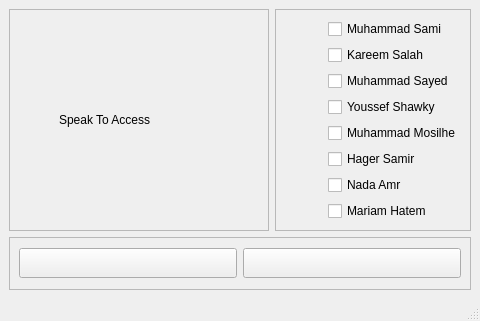
<?xml version="1.0" encoding="UTF-8"?>
<ui version="4.0">
 <class>MainWindow</class>
 <widget class="QMainWindow" name="MainWindow">
  <property name="geometry">
   <rect>
    <x>0</x>
    <y>0</y>
    <width>480</width>
    <height>321</height>
   </rect>
  </property>
  <property name="windowTitle">
   <string>MainWindow</string>
  </property>
  <widget class="QWidget" name="centralwidget">
   <layout class="QGridLayout" name="gridLayout_4">
    <item row="0" column="0">
     <layout class="QVBoxLayout" name="verticalLayout_2">
      <item>
       <layout class="QHBoxLayout" name="horizontalLayout_2">
        <item>
         <widget class="QFrame" name="frame">
          <property name="frameShape">
           <enum>QFrame::StyledPanel</enum>
          </property>
          <property name="frameShadow">
           <enum>QFrame::Raised</enum>
          </property>
          <layout class="QGridLayout" name="gridLayout_2">
           <item row="0" column="1">
            <widget class="QLabel" name="label">
             <property name="minimumSize">
              <size>
               <width>200</width>
               <height>0</height>
              </size>
             </property>
             <property name="text">
              <string>Speak To Access</string>
             </property>
            </widget>
           </item>
           <item row="0" column="0">
            <spacer name="horizontalSpacer_2">
             <property name="orientation">
              <enum>Qt::Horizontal</enum>
             </property>
             <property name="sizeHint" stdset="0">
              <size>
               <width>40</width>
               <height>20</height>
              </size>
             </property>
            </spacer>
           </item>
          </layout>
         </widget>
        </item>
        <item>
         <widget class="QFrame" name="frame_3">
          <property name="frameShape">
           <enum>QFrame::StyledPanel</enum>
          </property>
          <property name="frameShadow">
           <enum>QFrame::Raised</enum>
          </property>
          <layout class="QGridLayout" name="gridLayout">
           <item row="0" column="1">
            <layout class="QVBoxLayout" name="verticalLayout">
             <item>
              <widget class="QCheckBox" name="checkBox">
               <property name="text">
                <string>Muhammad Sami</string>
               </property>
              </widget>
             </item>
             <item>
              <widget class="QCheckBox" name="checkBox_2">
               <property name="text">
                <string>Kareem Salah</string>
               </property>
              </widget>
             </item>
             <item>
              <widget class="QCheckBox" name="checkBox_3">
               <property name="text">
                <string>Muhammad Sayed</string>
               </property>
              </widget>
             </item>
             <item>
              <widget class="QCheckBox" name="checkBox_4">
               <property name="text">
                <string>Youssef Shawky</string>
               </property>
              </widget>
             </item>
             <item>
              <widget class="QCheckBox" name="checkBox_5">
               <property name="text">
                <string>Muhammad Mosilhe</string>
               </property>
              </widget>
             </item>
             <item>
              <widget class="QCheckBox" name="checkBox_6">
               <property name="text">
                <string>Hager Samir</string>
               </property>
              </widget>
             </item>
             <item>
              <widget class="QCheckBox" name="checkBox_7">
               <property name="text">
                <string>Nada Amr</string>
               </property>
              </widget>
             </item>
             <item>
              <widget class="QCheckBox" name="checkBox_8">
               <property name="text">
                <string>Mariam Hatem</string>
               </property>
              </widget>
             </item>
            </layout>
           </item>
           <item row="0" column="0">
            <spacer name="horizontalSpacer">
             <property name="orientation">
              <enum>Qt::Horizontal</enum>
             </property>
             <property name="sizeHint" stdset="0">
              <size>
               <width>40</width>
               <height>20</height>
              </size>
             </property>
            </spacer>
           </item>
          </layout>
         </widget>
        </item>
       </layout>
      </item>
      <item>
       <widget class="QFrame" name="frame_2">
        <property name="frameShape">
         <enum>QFrame::StyledPanel</enum>
        </property>
        <property name="frameShadow">
         <enum>QFrame::Raised</enum>
        </property>
        <layout class="QGridLayout" name="gridLayout_3">
         <item row="0" column="0">
          <layout class="QHBoxLayout" name="horizontalLayout">
           <item>
            <widget class="QPushButton" name="rec_btn">
             <property name="minimumSize">
              <size>
               <width>120</width>
               <height>30</height>
              </size>
             </property>
             <property name="maximumSize">
              <size>
               <width>16777215</width>
               <height>16777215</height>
              </size>
             </property>
             <property name="text">
              <string/>
             </property>
             <property name="icon">
              <iconset resource="Icons.qrc">
               <normaloff>:/Icons/Images/png-transparent-computer-icons-button-phonograph-record-buttons-miscellaneous-sphere-sound-recording-and-reproduction.png</normaloff>:/Icons/Images/png-transparent-computer-icons-button-phonograph-record-buttons-miscellaneous-sphere-sound-recording-and-reproduction.png</iconset>
             </property>
            </widget>
           </item>
           <item>
            <widget class="QPushButton" name="stop_btn">
             <property name="minimumSize">
              <size>
               <width>120</width>
               <height>30</height>
              </size>
             </property>
             <property name="maximumSize">
              <size>
               <width>16777215</width>
               <height>16777215</height>
              </size>
             </property>
             <property name="text">
              <string/>
             </property>
             <property name="icon">
              <iconset resource="Icons.qrc">
               <normaloff>:/Icons/Images/Stop.jpg</normaloff>:/Icons/Images/Stop.jpg</iconset>
             </property>
            </widget>
           </item>
          </layout>
         </item>
        </layout>
       </widget>
      </item>
     </layout>
    </item>
   </layout>
  </widget>
  <widget class="QMenuBar" name="menubar">
   <property name="geometry">
    <rect>
     <x>0</x>
     <y>0</y>
     <width>480</width>
     <height>21</height>
    </rect>
   </property>
  </widget>
  <widget class="QStatusBar" name="statusbar"/>
 </widget>
 <resources>
  <include location="Icons.qrc"/>
 </resources>
 <connections/>
</ui>
